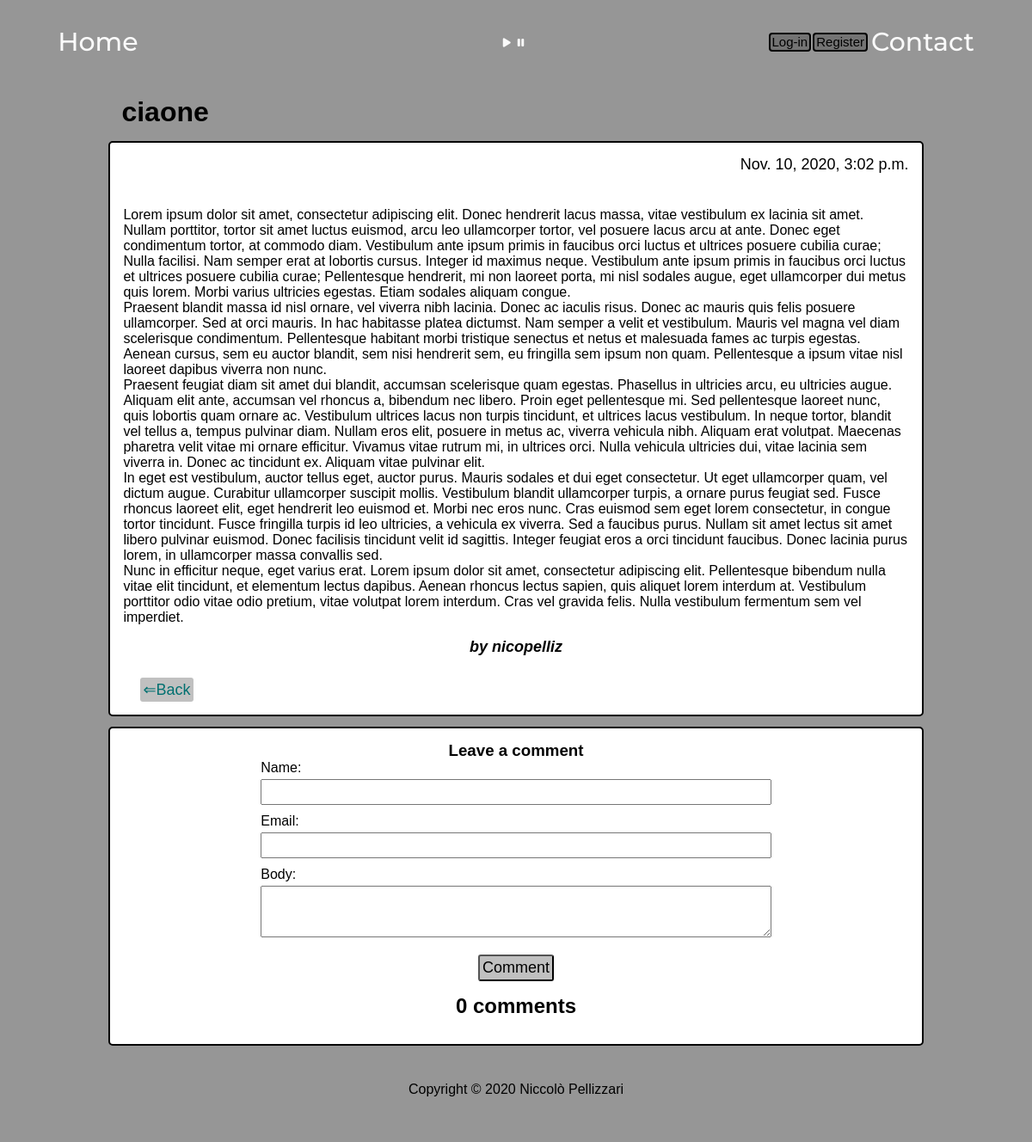
The app's page /crypto-blog/post/33/ with its own data.
### cryptoblog/models.py (models this page shows, shortened)
class Post(models.Model):
    title = models.CharField(max_length=200, unique=True)
    author = models.ForeignKey(User, on_delete=models.CASCADE, related_name='blog_posts')
    updated_on = models.DateTimeField(auto_now=True)
    content = RichTextField(blank= True, null= True)
    prefazione = models.CharField(max_length=255)
    created_on = models.DateTimeField(auto_now_add=True)
    status = models.IntegerField(choices=STATUS, default=1)
    class Meta:
        ordering = ['-created_on']

### cryptoblog/views.py (the view)
# urls.py: path('post/<int:pk>/', post_detail, name='post_detail'),
def post_detail(request, pk):
    template_name = 'post_details.html'
    post = get_object_or_404(Post, id=pk)
    comments = post.comments.filter(active=True)
    new_comment = None
    if request.method == 'POST':
        comment_form = CommentForm(data=request.POST)
        if comment_form.is_valid():
            new_comment = comment_form.save(commit=False)
            new_comment.post = post
            new_comment.save()
    else:
        comment_form = CommentForm()
    return render(request, template_name, {'post': post,
                                           'comments': comments,
                                           'new_comment': new_comment,
                                           'comment_form': comment_form})

### cryptoblog/forms.py
class CommentForm(forms.ModelForm):
    class Meta:
        model = Comment
        fields = ('name', 'email', 'body')
        widgets = {
            'name': forms.TextInput(attrs={'class': 'form-comment'}),
            'email': forms.EmailInput(attrs={'class': 'form-comment'}),
            'body': forms.Textarea(attrs={'class': 'form-comment-area'}),
        }

### templates/post_details.html (shortened to what this page needs)
{% extends 'base.html' %}
{% load static %}
{% load widget_tweaks %}
{% block content %}
<head>
    <link href="{% static 'css/crypto-blog.css' %}" rel="stylesheet" type="text/css">
</head>
<body>
<div class="container2">
    <div class="row">
        <div class="col-md-8 card mb-4  mt-3 left  top">
            <h1 class="post-title">{% block title %} {{ post.title }} {% endblock title %}</h1>
            <div class="card-body">
                <p class="post-date">{{ post.created_on }}</p>
                <p class="card-text ">{{ post.content|safe }}</p>
                <h4 class="posted-by">by {{ post.author }}</h4>
                <div class="justify">
                <a class="btn  btn-back" href="{% url 'blog_home' %}">&Leftarrow;Back</a>
                </div>
            </div>
        </div>
        <div class="card-body card">
            <div id="comment-section">
                {% if new_comment %}
                {% else %}
                <h3 class="title-text">Leave a comment</h3>
                <form method="post">
                    {{ comment_form.as_p }}
                    <div class="btn-submit">
                        <button class="btn" type="submit">Comment</button>
                    </div>
                </form>
                {% endif %}
                <h2 id="comments">{{ comments.count }} comments</h2>
            </div>
        </div>
    </div>
</div>
</body>
{% endblock content %}

### static/css/crypto-blog.css (style rules this page uses)
body { font-family: 'Trebuchet MS', 'Lucida Sans Unicode', 'Lucida Grande', 'Lucida Sans', Arial, sans-serif; }
.card { margin-left: auto; margin-right: auto; width: 80%; margin-bottom: 1%; }
.card-body { border: solid 2.5px black; border-radius: 5px; background-color: white; padding: 15px; }
.btn { margin-top: 10px; font-size: 18px; padding: 3px; background:rgb(192,192,192); cursor: pointer; text-decoration: none; border-radius: 3px; }
.btn:link { color: rgb(1,112,112); }
.btn-back { margin-left: 20px; padding: 3px; text-decoration: none; margin-bottom: 0; }
.btn-submit { text-align: center; margin: auto; }
.justify { margin-top: 15px; display: flex; justify-content: space-between; }
#comments { text-align: center; margin: 15px; }
.form-comment { width: 100%; height: 30px; margin-bottom: 10px; font-size: 16px; }
.form-comment-area { width: 100%; height: 60px; padding: 3px; margin-bottom: 10px; font-size: 16px; }
#comment-section { margin-left: auto; margin-right: auto; width: 65%; margin-bottom: 1%; }
.title-text { font-weight: 900; text-align: center; }
.post-title { padding: 15px; }
.card-text { padding: 15px; }
.post-date { margin-bottom: 1%; text-align: right; font-size: 18px; }
.posted-by { text-align: center; font-size: 18px; margin-top: 15px; font-style: oblique; }
input { display: block; margin: auto; width: 85%; height: 25px; margin-top: 4px; }
textarea { display: block; margin: auto; width: 85%; height: 50px; margin-top: 4px; }

### templates/base.html (style rules this page uses)
* { box-sizing: border-box; margin: 0; padding: 0; }
header, body, footer { background-color: rgb(150, 150, 150); }
html, body { height: 100%; }
body { margin: 0 8px 0; position: relative; padding-bottom: 100px; }

### records on screen
Post: title "ciaone", created_on "Nov. 10, 2020, 3:02 p.m.", content "Lorem ipsum dolor sit amet, consectetur adipiscing elit. Donec hendrerit lacus massa, vitae vestibulum ex lacinia sit amet. Nullam porttitor, tortor sit amet luctus euismod, arcu leo ullamcorper tortor, vel posuere lacus arcu at ante. Donec eget condimentum tortor, at commodo diam. Vestibulum ante ipsum primis in faucibus orci luctus et ultrices posuere cubilia curae; Nulla facilisi. Nam semper erat at lobortis cursus. Integer id maximus neque. Vestibulum ante ipsum primis in faucibus orci luctus et ultrices posuere cubilia curae; Pellentesque hendrerit, mi non laoreet porta, mi nisl sodales augue, eget ullamcorper dui metus quis lorem. Morbi varius ultricies egestas. Etiam sodales aliquam…", author "nicopelliz"

### other values on screen
{{ comments.count }} "0"
